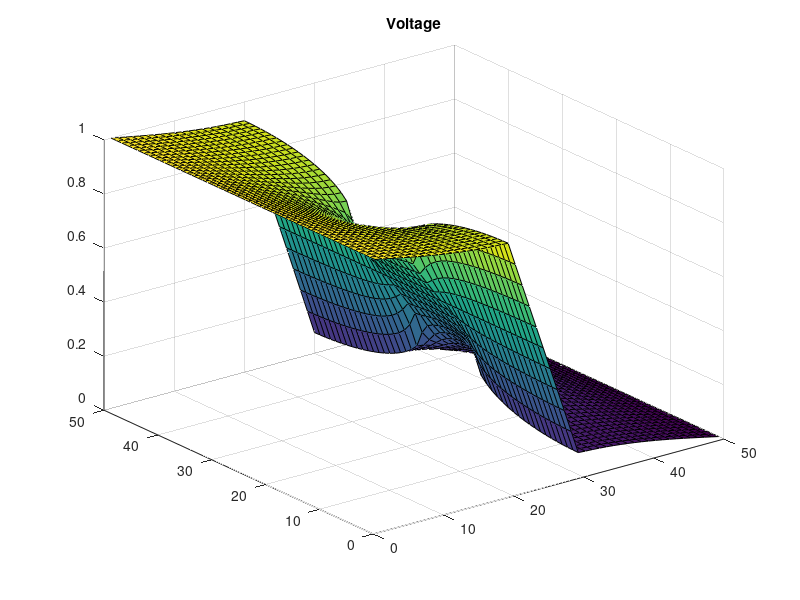
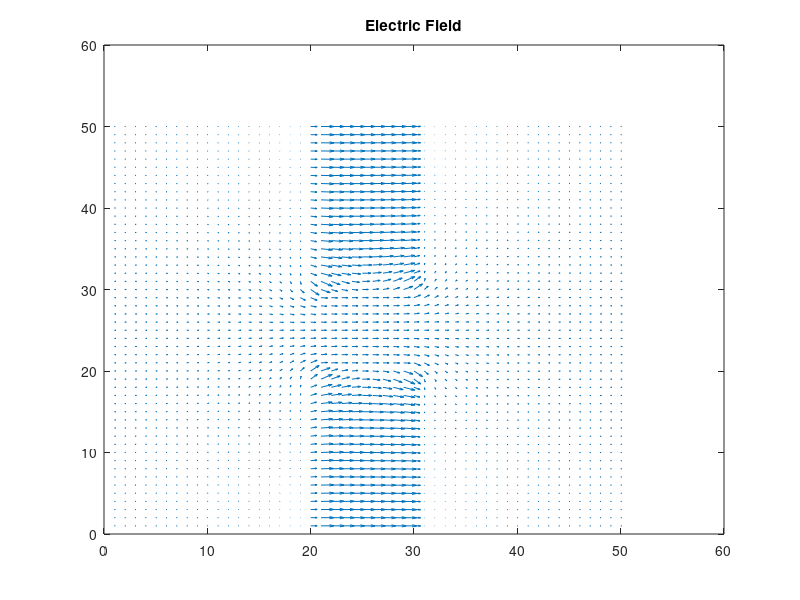

These charts were generated, in order, by the following MATLAB code:
%% Assignment 3: Part 2
%
% The Finite Difference method was then used to calculate the the potential
% within a region with a bottle neck inserted. The same approach was taken
% in assignment 2 part 2. The results can be found below. 


close all;
clear;

Sigma = 1;

nx = 50;
ny = 50;

G = sparse (nx*ny, nx*ny);
B = zeros(1, nx*ny);

cMap = zeros (nx, ny);

%Loop to assign Conductivity
for i = 1:nx
    for j = 1:ny
        if ((i>=0.4*nx) && (i<=0.6*nx) && (j<=0.4*ny)) || ((i>=0.4*nx) && (i<=0.6*nx) && (j>=0.6*ny))
            cMap(i,j) = .01;
        else
            cMap(i,j) = Sigma;
        end   
    end
end

for i = 1:nx
    for j = 1:ny
        n = j + (i-1)*ny;
        
        if i == 1
            G(n, :) = 0;
            G(n, n) = 1;
            B(n)    = 1;
        elseif i == nx
            G(n, :) = 0;
            G(n, n) = 1;
        elseif j == 1
            nxm = j + (i - 2)*ny;
            nxp = j + (i)*ny;
            nyp = j + 1 + (i - 1)*ny;
            
            rxm = (cMap(i,j) + cMap(i - 1, j))/2;
            rxp = (cMap(i,j) + cMap(i + 1, j))/2;
            ryp = (cMap(i,j) + cMap(i, j + 1))/2;
            
            G(n, n) = -(rxm + rxp + ryp);
            G(n, nxm) = rxm;
            G(n, nxp) = rxp;
            G(n, nyp) = ryp;
            
        elseif j == ny
            nxm = j + (i - 2)*ny;
            nxp = j + (i)*ny;
            nym = j - 1 + (i - 1)*ny;
            
            rxm = (cMap(i,j) + cMap(i - 1, j))/2;
            rxp = (cMap(i,j) + cMap(i + 1, j))/2;
            rym = (cMap(i,j) + cMap(i, j - 1))/2;
        
            G(n, n) = -(rxm + rxp + rym);
            G(n, nxm) = rxm;
            G(n, nxp) = rxp;
            G(n, nym) = rym;
            
        else
            
            nxm = j + (i - 2)*ny;
            nxp = j + (i)*ny;
            nym = j - 1 + (i - 1)*ny;
            nyp = j + 1 + (i - 1)*ny;
            
            rxm = (cMap(i,j) + cMap(i - 1, j))/2;
            rxp = (cMap(i,j) + cMap(i + 1, j))/2;
            rym = (cMap(i,j) + cMap(i, j - 1))/2;
            ryp = (cMap(i,j) + cMap(i, j + 1))/2;
        
            G(n, n) = -(rxm + rxp + ryp + rym);
            G(n, nxm) = rxm;
            G(n, nxp) = rxp;
            G(n, nym) = rym;
            G(n, nyp) = ryp;
            
        end
        
    end
    
end

V = G\B';

vMap = zeros(nx,ny);
for i=1:nx
    for j=1:ny
        n = j + (i - 1)*ny;
        vMap(i,j) = V(n);
    end
end

vMap_T = vMap';

%% 
% The Finite Difference Method was then applied to solve for the current
% flow through the region. A voltage map was created for the region and can
% be seen in the Figure below. 

%Potential Plot
figure(1)
surf(vMap_T);
title('Voltage');

%% 
% The electric field was then determined for the region. The electric field was found by taking the gradient of the voltage matrix. 
% The electric field of the region can be seen in the Figure below. Note
% that there was an adjustment on the electric field values which would
% account for the true area of the region. 

%Electric Field Plot
[Ex, Ey] = gradient(-vMap_T);
EX = Ex/5E-8;
EY = Ey/5E-8;
figure(2)
quiver(EX, EY);
title ('Electric Field');


